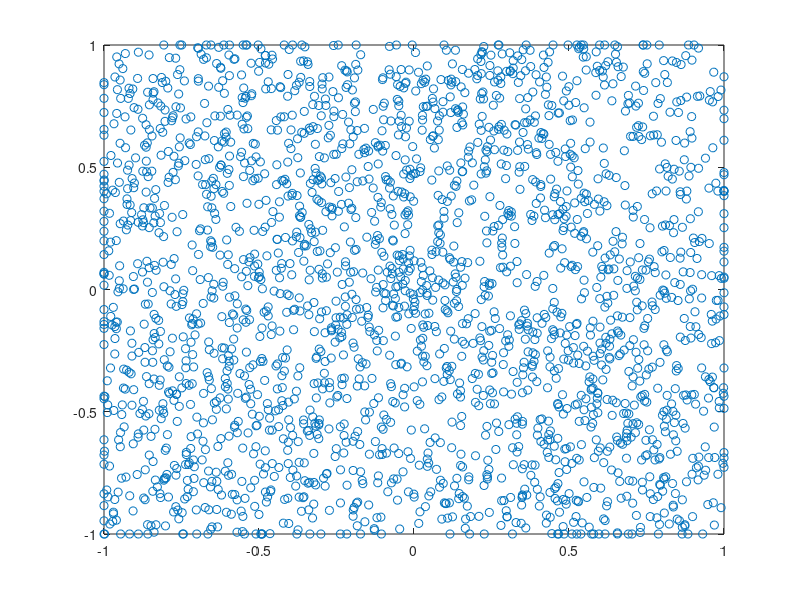
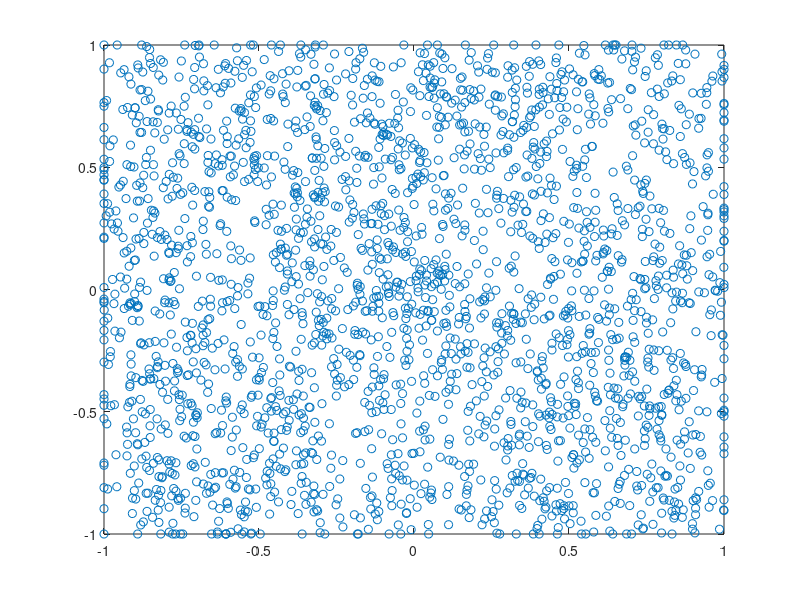
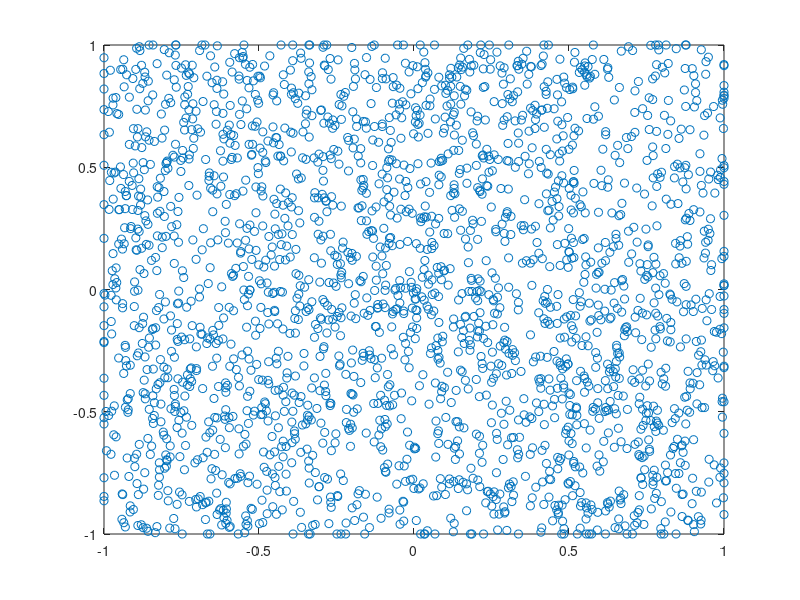
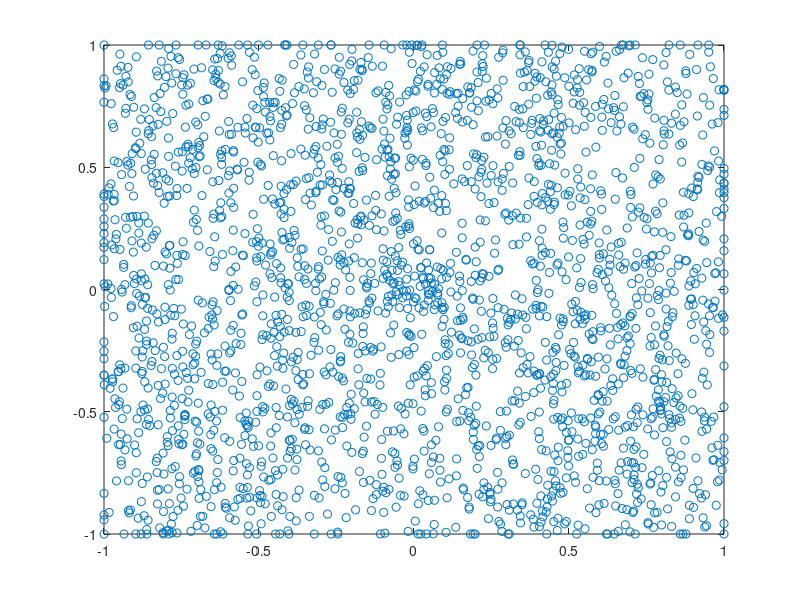

Here is the MATLAB script that generated these plots, in order:
close all
clear all
Asiz = 2404;
positionx = unifrnd(-1,1,Asiz,1);
positiony = unifrnd(-1,1,Asiz,1);
for t=1:5
    node1=positionx+(unifrnd(-0.1,0.1,Asiz,1));
    node2=positiony+(unifrnd(-0.1,0.1,Asiz,1));
    
    for k=1:Asiz
        if rand < 0.01
        node1(k) = unifrnd(-0.1,0.1);
        node2(k) = unifrnd(-0.1,0.1);
        end
    end
        
    node1(node1>1) = -1;
    node1(node1<-1) = 1;
    node2(node2>1) = -1;
    node2(node2<-1) = 1;
    figure; plot(node1,node2, 'o'); hold on
%     rad = 0.05;
%     A = zeros(Asiz,Asiz);
%     for i=1:Asiz
%         for j=1:Asiz
%             Distance(i,j) = sqrt((node1(i)-node1(j))^2+(node2(i)-node2(j))^2);
%             A(i,j) = Distance(i,j) < rad;
%         end
%     end
%     positionx = node1;
%     positiony = node2;
    t
end